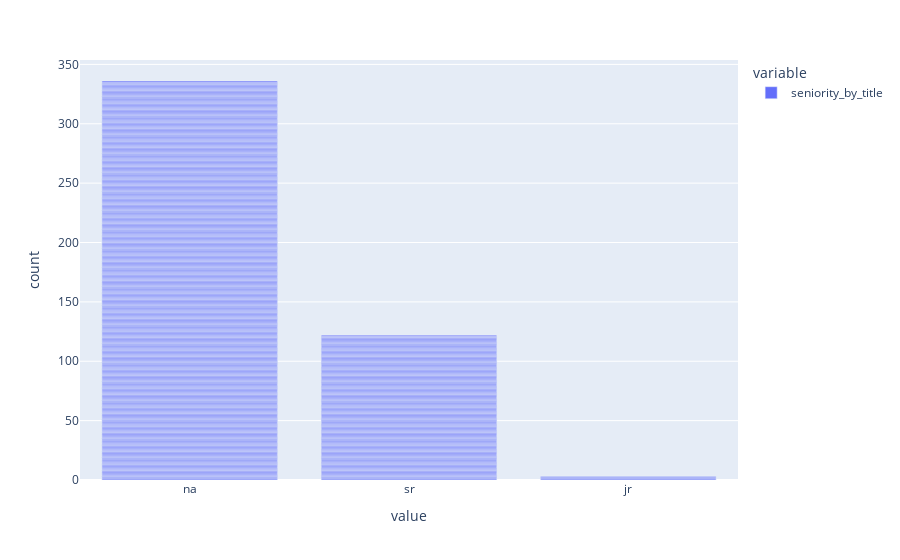

Here is the notebook cell this chart was saved with:
### Code cell
fig = px.bar(df_dropped['seniority_by_title'])
fig.show()

### Figure 1 — Plotly figure (JSON) as saved in the notebook; plotly's stock layout.template omitted (floating-point values rounded to 4 significant figures; data arrays with more than 128 entries replaced by an {"elided": "..."} marker saying what was removed)
{"data": [{"alignmentgroup": "True", "hovertemplate": "variable=seniority_by_title<br>value=%{x}<br>count=%{y}<extra></extra>", "legendgroup": "seniority_by_title", "marker": {"color": "#636efa", "pattern": {"shape": ""}}, "name": "seniority_by_title", "offsetgroup": "seniority_by_title", "orientation": "v", "showlegend": true, "textposition": "auto", "type": "bar", "x": {"elided": "461 str values"}, "xaxis": "x", "y": {"elided": "461 int values"}, "yaxis": "y"}], "layout": {"barmode": "relative", "legend": {"title": {"text": "variable"}, "tracegroupgap": 0}, "margin": {"t": 60}, "xaxis": {"anchor": "y", "domain": [0, 1], "title": {"text": "value"}}, "yaxis": {"anchor": "x", "domain": [0, 1], "title": {"text": "count"}}}}
